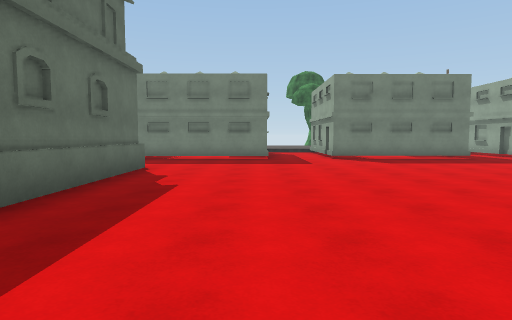
view 1 (above)

18 first-person views from a walk through a 3-D level made in the Unity game engine. The camera is 1.4 m above the floor, tilts 4° down and sees 75° across. The floor is counted in squares, 2 m on a side. Each view is taken from the middle of a square. On the plan, view 1 faces up. The plan holds only what a view shows up to about 10 squares ahead; the rest is blank. The place goes on beyond the plan. Surface patterns are stand-ins for the level's own textures.

view 2
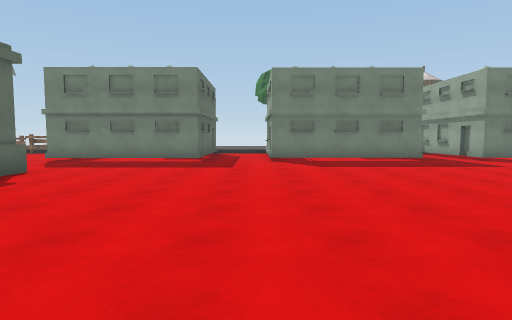

view 3
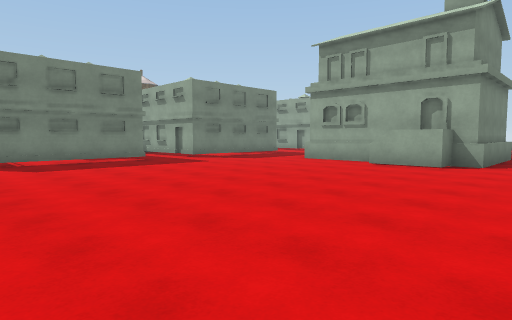

view 4
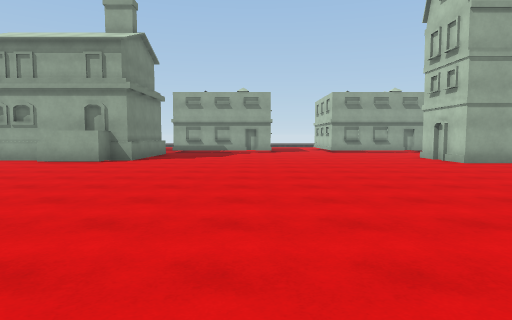

view 5
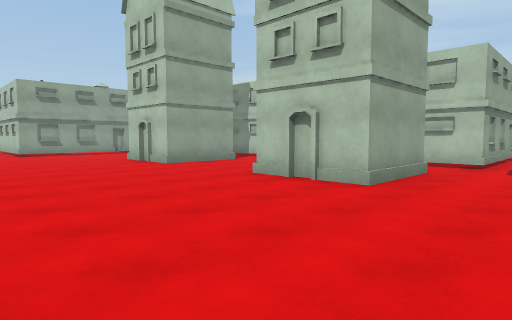

view 6
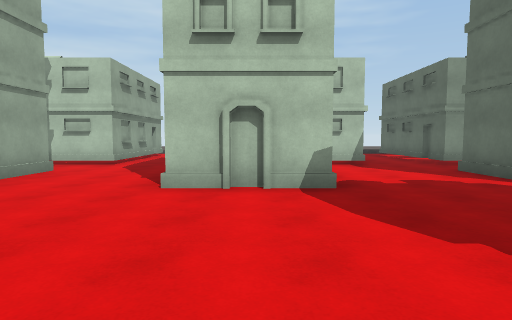

view 7
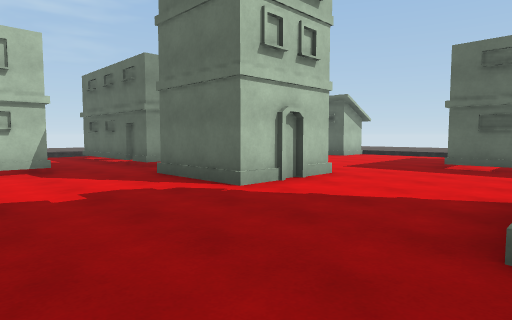

view 8
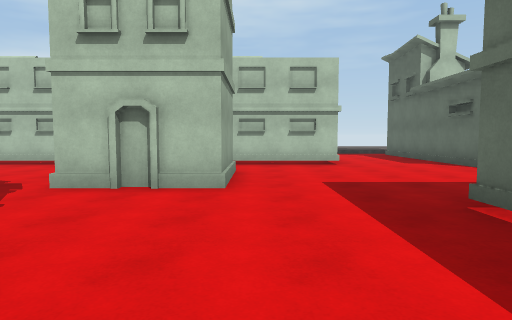

view 9
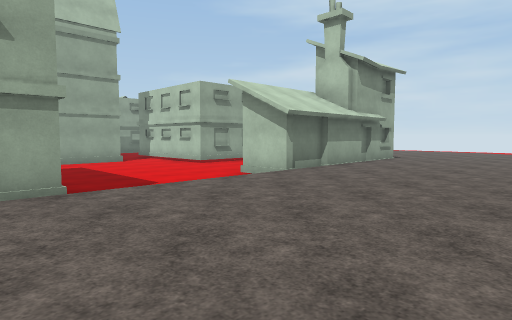

view 10
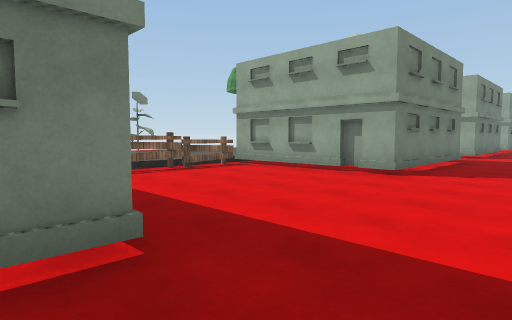

view 11
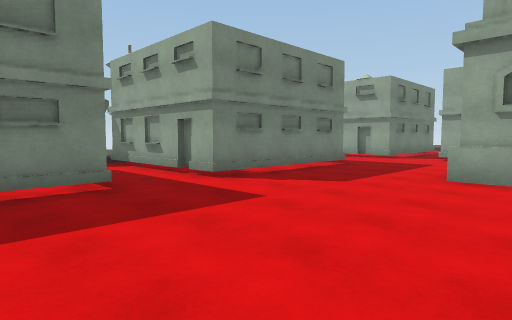

view 12
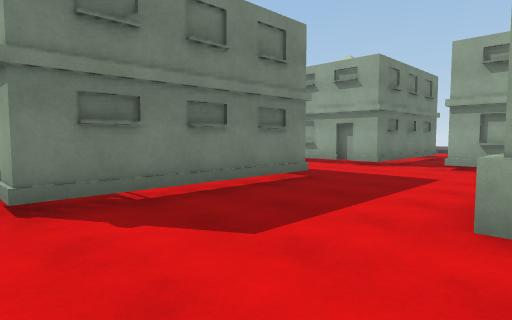

view 13
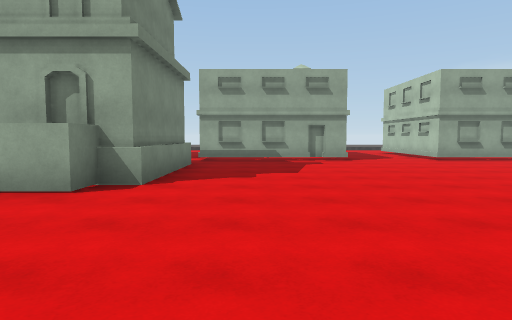

view 14
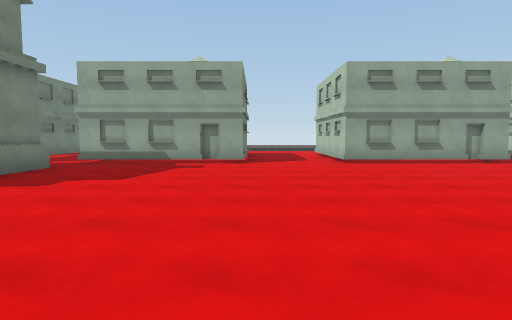

view 15
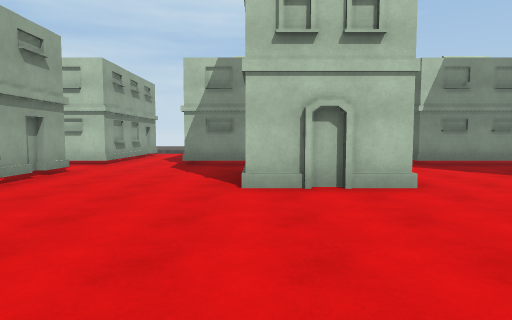

view 16
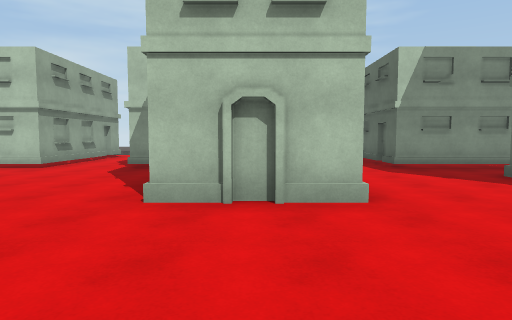

view 17
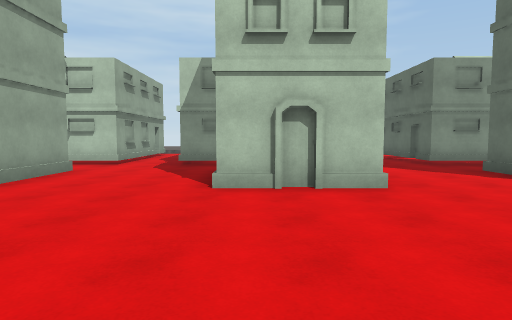

view 18
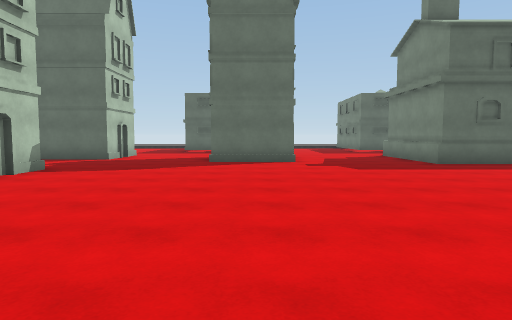

### Floor plan
Key: @ floor where view 1 was taken; # wall or solid block; . main floor; : floor 0.25 m higher than the main floor; H house.
Columns run from 18 left of view 1 to 19 right of it. Each row starts with its distance up from view 1.
 13           ....#          H.#      #
 12          H....#          ..##    .#
 11           ....####H..####..H###H..####
 10         ##............................
  9         ..........................# H
  8         .....  ...................#
  7                #.............#    H
  6                #.............#
  5            H   #............H#
  4            H  ##............H##   ..
  3               #H.............H###...H
  2               ....................#
  1               ....................#
  0               ....@...............#
 -1               H...................#
 -2            .   .....................H
 -3          H... H.....................
 -4 :::::    #..........................H
 -5 :::::#  HH........................#
 -6 ::::: ............................#
 -7 ::::: ......HH...HHH...HH...HHH...#
 -8 ::::: ......  ...  H...  ...H H...#
 -9  :::: ...... H...  ....H..... ......H
-10  ::::HH..... ..... .......... .....
-11  ::::HH..#####.H####..H####.####..H#
-12  ::::HH..    #..   #..##  #.#   ..##
-13  ::::H       H..      #   #     H.#

Positions as (right, up) in squares from view 1, and headings:
1: (0, 0), facing up
2: (2, 1), facing up
3: (2, 1), facing up-right
4: (1, -1), facing right
5: (2, -2), facing down-right
6: (0, -2), facing down
7: (-1, -3), facing down-left
8: (-7, -2), facing down
9: (-18, -4), facing down-right
10: (-10, 8), facing up-right
11: (5, 6), facing up-right
12: (8, 7), facing up-right
13: (6, 1), facing right
14: (7, -2), facing right
15: (12, -2), facing down
16: (11, -3), facing down
17: (6, -2), facing down
18: (6, -2), facing left
